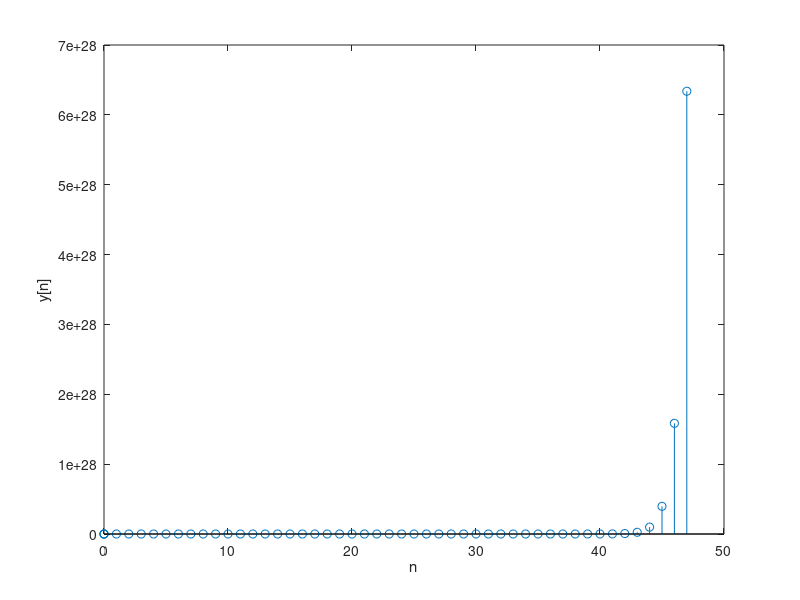

Write the MATLAB code that produced this figure.

% Adam Yang
% ECE 503 HW 1 Problem 3


clearvars;
clc;
close all;


% y[n] - 3y[n-1] - 4y[n-2] = x[n] + 2x[n-1]

N = 50;
x = ones(N,1);
y = zeros(N,1);
n = zeros(N,1);

% Initial conditions are all zero
y(1) = 0;
y(2) = 0;
% Initial inputs
x(1) = 0;
x(2) = 1;


for m=3:N
    y(m) = 3*y(m-1) + 4*y(m-2) + x(m) + 2*x(m-1);
    n(m) = m-3;
end

y
stem(n,y);
xlabel('n');
ylabel('y[n]');